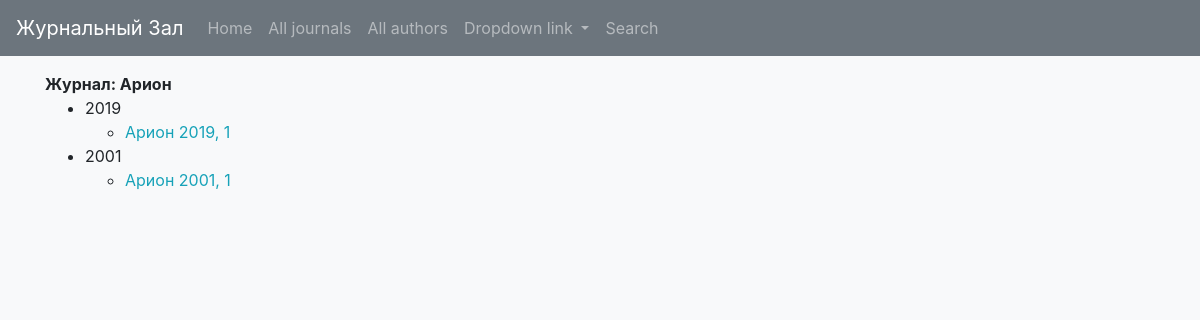
Before: /catalog/journal/1 with the older database file.
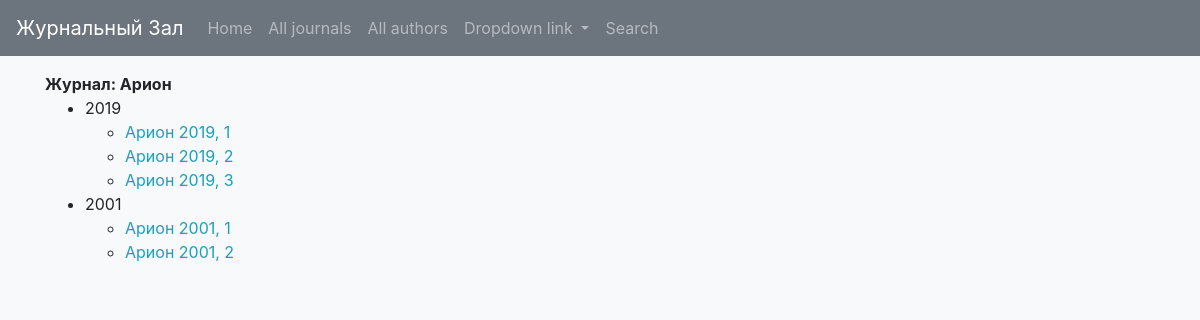
After: the same page with the newer database file.
### catalog/models.py (models this page shows, shortened)
class Edition(models.Model):
    number = models.IntegerField(help_text='Number of the edition')
    year = models.IntegerField(help_text='Year of the edition', validators=[MinValueValidator(0),
                                       MaxValueValidator(datetime.date.today().year+1)])
    journal = models.ForeignKey(Journal, on_delete=models.SET_NULL, null=True)
    def get_absolute_url(self):
        return reverse('edition-detail', args=[str(self.id)])
    def __str__(self):
        return (str(self.journal) + " " + str(self.year) + ", " + str(self.number))

class Journal(models.Model):
    name = models.CharField(max_length=200, help_text='Enter a journal name (e.g. Science Fiction)')
    def __str__(self):
        return self.name

### catalog/views.py (the view)
# urls.py: path('journal/<int:pk>', views.JournalDetailView.as_view(), name='journal-detail'),
class JournalDetailView(generic.DetailView):
    model = Journal

### catalog/templates/catalog/journal_detail.html
{% extends "catalog/base_generic.html" %}
{% block content %}
  <strong>Журнал: {{ journal.name }} </strong>
  {% regroup journal.edition_set.all|dictsortreversed:"year" by year as year_list %}
    {% if journal.edition_set.all %}
    <ul>
      {% for year in year_list %}
        <li>
          <a>{{ year.grouper }}</a>
          <ul>
            {% for edition in year.list %}
            <li>
              <a class="text-info" href="{{ edition.get_absolute_url }}">{{ edition }}</a>
            </li>
            {% endfor %}
          </ul>
        </li>
      {% endfor %}
    </ul>
    {% else %}
      <p>У этого журнала нет изданий или публикаций. </p>
    {% endif %}
{% endblock %}

Changed rows visible on the page:
added Edition: journal+year+number "Арион 2019, 2", shown under "2019"
added Edition: journal+year+number "Арион 2019, 3", shown under "2019"
added Edition: journal+year+number "Арион 2001, 2", shown under "2001"
